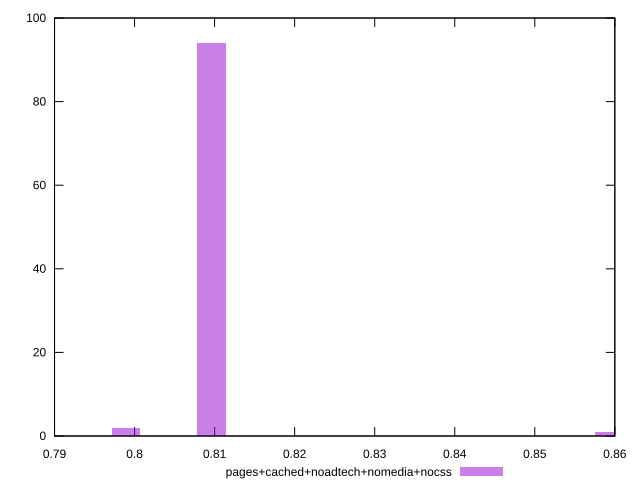

The gnuplot source for this figure:
reset

$pagesCachedNoadtechNomediaNocss <<EOF
0.8592959901371297 1
0.8095846518647337 94
0.7989322222349345 2
0.7882797926051355 3
EOF

set key outside below
set boxwidth 0.0035508098765997093
set xrange [0.79:0.86]
set yrange [0:100]
set trange [0:100]
set style fill transparent solid 0.5 noborder
set terminal svg size 640, 490 enhanced background rgb 'white'
set output "report_00018_2021-02-10T15-25-16.877Z/meta/score/comparison/histogram/4_vs_5.svg"

plot $pagesCachedNoadtechNomediaNocss title "pages+cached+noadtech+nomedia+nocss" with boxes

reset
